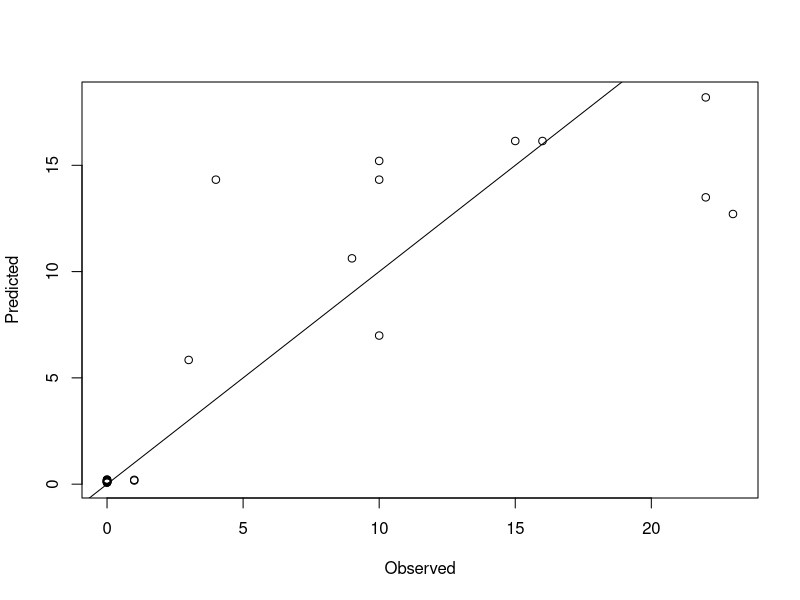
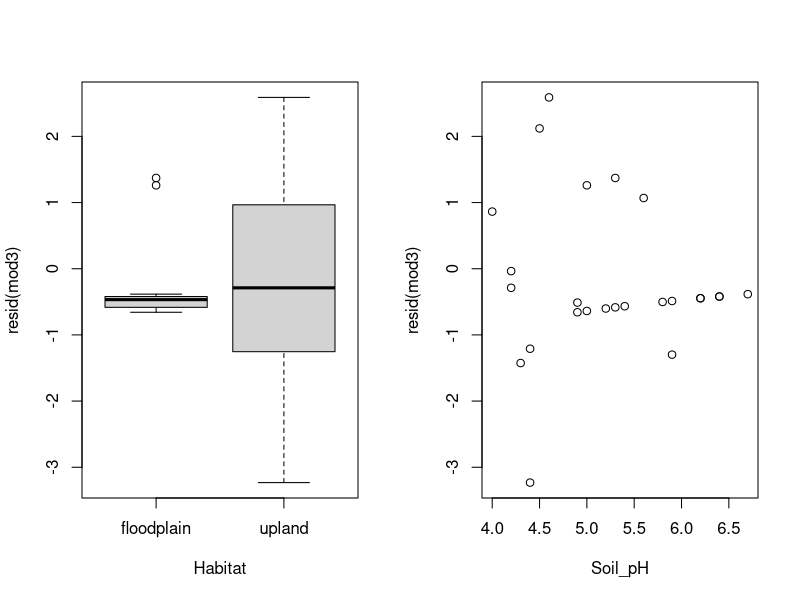
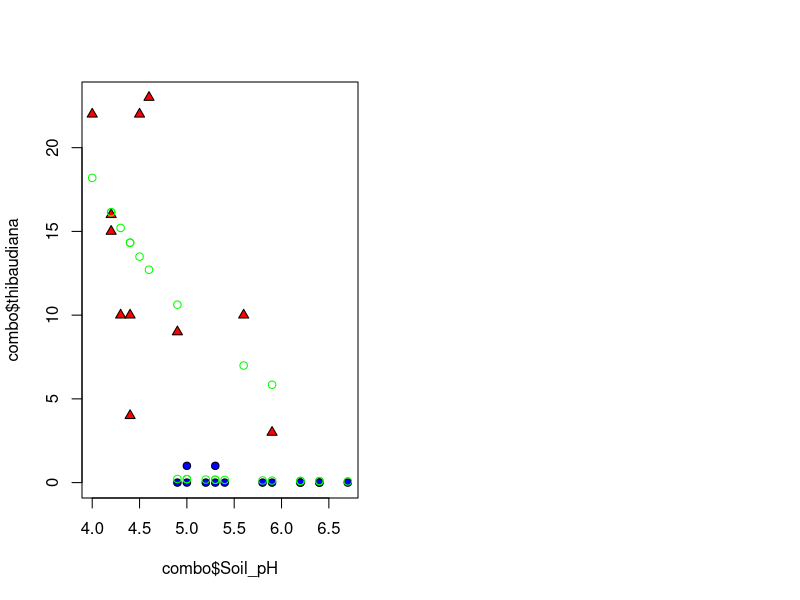

Here is the R script that generated these plots, in order:
#Laura Barraclough 08/11/2021
#Assessing Model Fit using AIC and COnstructing GLMs
#s1729795@ed.ac.uk

#Exercise 1: Exploring Model Fit ----
soils<-read.csv("Peru_Soil_Data.csv",
                row.names = 1, stringsAsFactors = T)
  #create a linear model for Soil pH and Habitat
lm_Habitat<- lm(Soil_pH~ Habitat, data = soils)
lm_Habitat_TBS<- lm(Soil_pH~ Habitat +Total_Base_Saturation,
                    data = soils) #Total_Base_Saturation is a random effect
lm_Habitat_TBS_Interaction<- lm(Soil_pH~ Habitat*Total_Base_Saturation,
                                data = soils)
  #compare the AIC values of these models
AIC(lm_Habitat, lm_Habitat_TBS, lm_Habitat_TBS_Interaction)
  #lm_Habitat_TBS has the smallest AIC value 

  #it is often useful to construct a null model in order to assess if even your 
  #simple models are worth using.
  #to do this you put the number 1 in the explanatory variables part of the model
lm_null<- lm(Soil_pH~1,
             data = soils)
AIC(lm_null, lm_Habitat, lm_Habitat_TBS, lm_Habitat_TBS_Interaction)

#Exercise 2: GLMs with a Poisson Response ----
  #load dataset
inga<- read.csv("Inga_abundances.csv", row.names = 1, stringsAsFactors = T)
  #binding the two datasets together
cbind(rownames(soils), rownames(inga))
combo<- cbind(soils, inga)

  #using GLMs to assess how the abundance of different species varies with soil
  #characteristics and habitat type.
  #Look at thibaudiana as an example:
mod1<- glm(thibaudiana~ Habitat,
           data = combo,
           family = "poisson") #tells us the distribution of the data
mod1
  #this model violates the conditions of a possion because the y-intercept is negative
  #however, because we are using a log link, we need to exponentiate 

exp(-1.946) #0.1428443
mean(combo$thibaudiana[combo$Habitat == "floodplain"])
  #make sure this works for uplands
exp(-1.946 + 4.518) #13.09198
mean(combo$thibaudiana[combo$Habitat == "upland"])
  #check the residuals of the functions
summary(mod1)

  #creating a null model by only estimating the intercept
mod_null<- glm(thibaudiana~ 1,
               data = combo,
               family = "poisson")
AIC(mod_null, mod1)
  #even though the AIC of mod1 is very high, the AIC of mod_null is even higher.
  #this shows that the model does explain some of the data

mod2<- glm(thibaudiana~ Soil_pH,
           data = combo,
           family = "poisson")
summary(mod2)
AIC(mod_null, mod1, mod2) #habitat still provides a better explanation of the 
  #data then soil.

  #create a multivariate model of the variables
mod3<- glm(thibaudiana~ Habitat + Soil_pH,
           data = combo,
           family = "poisson")
mod4<- glm(thibaudiana~ Habitat * Soil_pH,
           data = combo,
           family = "poisson")
AIC(mod_null, mod1, mod2, mod3, mod4) #mod3 best describes the variation
summary(mod3) #this model violates one of our assumptions
  #there is some overdispersion
  #we know this as the ratio of teh residual deviance to the 
  #the residual degrees of freedom has decreased

plot(combo$thibaudiana,
     fitted(mod3),
     xlab = "Observed", ylab= "Predicted")
abline(0,1)
  #this plot shows that this model does not predict the distribution of thibaudiana
  #very well
  #we can explore this further
par(mfrow= c(1,2))
plot(resid(mod3)~ Habitat,
     data = combo)
plot(resid(mod3)~Soil_pH,
     data = combo)


combo_fp <- combo[combo$Habitat=="floodplain",]
combo_up <- combo[combo$Habitat=="upland",]
plot(combo$Soil_pH,combo$thibaudiana,type="n")
points(combo_fp$Soil_pH,combo_fp$thibaudiana,pch=21,bg="blue")
points(combo_up$Soil_pH,combo_up$thibaudiana,pch=24,bg="red")
points(combo$Soil_pH,fitted(mod3), col="green")


#Exercise 3: GLMs with a binomial Response ----